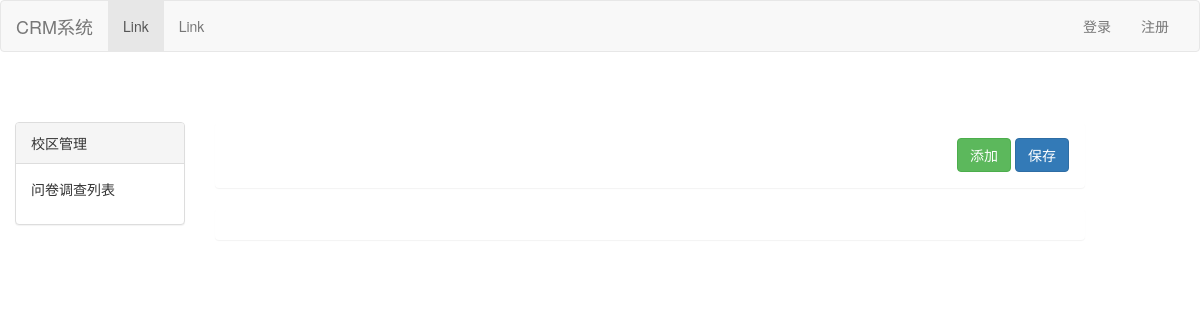
Before: /question/2/ with the older database file.
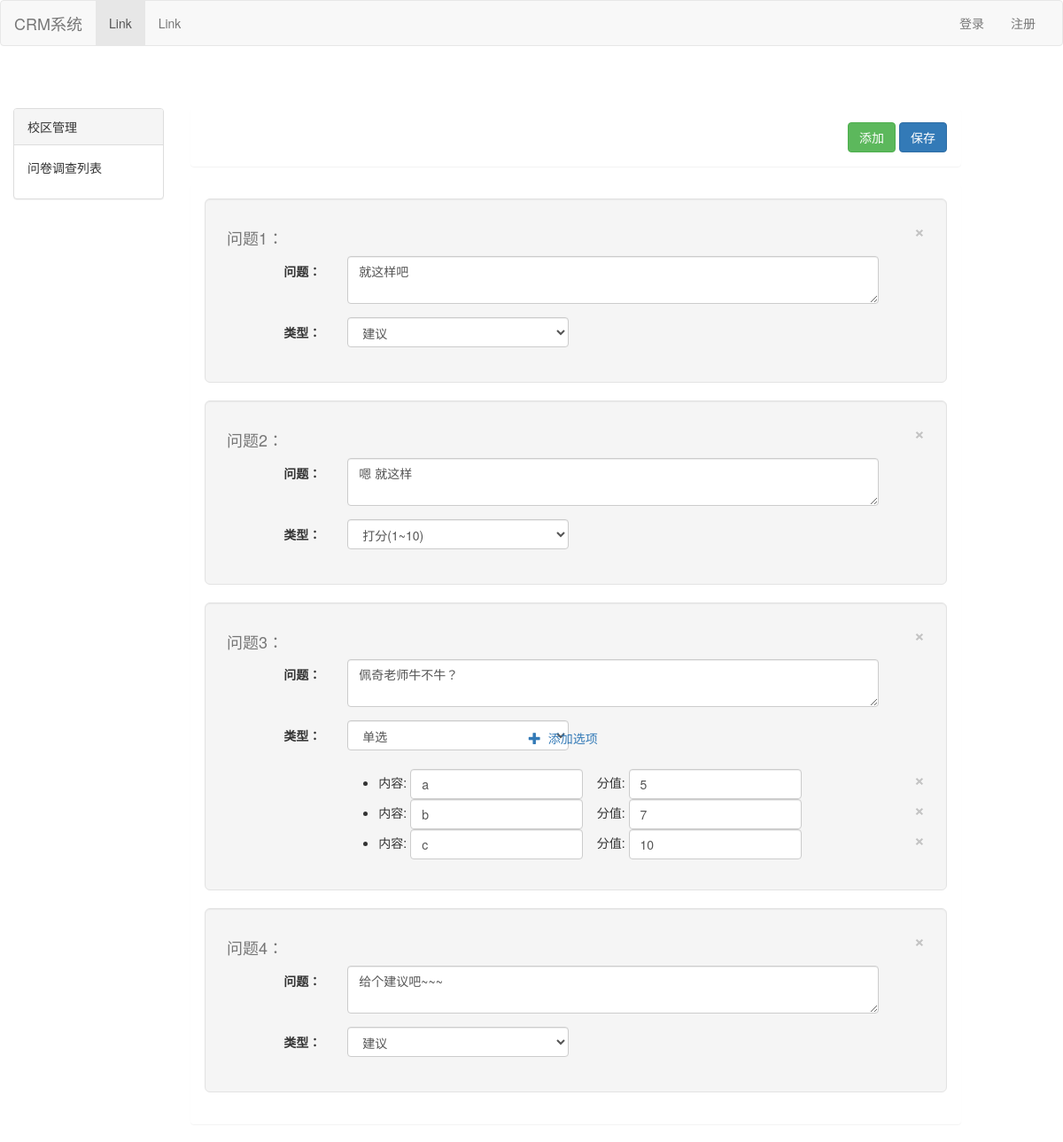
After: the same page with the newer database file.
### app01/models.py (models this page shows, shortened)
class Question(models.Model):
    caption = models.CharField(max_length=64, verbose_name='问题内容')
    question_types = (
        (1, '打分'),
        (2, '单选'),
        (3, 'c'),
    )
    tp = models.IntegerField(choices=question_types)
    naire = models.ForeignKey(to=Questionnaire, default=1)
    class Meta:
        verbose_name_plural = '问题表'

class Option(models.Model):
    name = models.CharField(verbose_name='选项名称', max_length=32)
    score = models.IntegerField(verbose_name='选项对应的分值')
    qs = models.ForeignKey(to='Question', verbose_name='管理问题')
    class Meta:
        verbose_name_plural = '单选题选项'

### app01/views.py (the view)
# urls.py: url(r'^question/(\d+)/$', views.question),
def question(request, nid):
    que_list = models.Question.objects.filter(naire_id=nid)
    types = {1: '打分(1~10)', 2: '单选', 3: '建议'}
    return render(request, 'que_list.html', {'que_list': que_list, 'types': types, 'naire_id': nid})

### templates/que_list.html (shortened to what this page needs)
{% extends 'index.html' %}
{% block link %}
    <link rel="stylesheet" href="/static/css/addQuestion.css">
{% endblock %}
{% block Content %}
    <div class="panel ">
        <div class="panel-body">
            <div class="pull-right">
                <button type="button" class="btn btn-success" id="addQuestion">添加</button>
                <button type="button" class="btn btn-primary">保存</button>
            </div>
        </div>
    </div>
    <div class="panel">
        <div class="panel-body" id="Questions">
            <form class="form-horizontal">
                {% for que in que_list %}
                    <div class="well well-lg">
                        <button type="button" class="close" data-dismiss="modal" aria-label="Close"
                                onclick="functiondel(this)">
                            <span aria-hidden="true">&times;</span>
                        </button>
                        <h4 style="color:#777">问题{{ forloop.counter }}：</h4>
                        <div class="form-group">
                            <label for="inputPassword" class="col-sm-2 col-md-2 control-label">问题：</label>
                            <div class="col-md-3">
                                <textarea name="" id="" cols="5" rows="2" class="form-control"
                                          style="width: 600px">{{ que.caption }}</textarea>
                            </div>
                        </div>
                        <div class="form-group">
                            <label for="inputPassword" class="col-sm-2 col-md-2 control-label">类型：</label>
                            <div class="col-md-3">
                                <select name="type_id" class="form-control types" style="width: 250px"
                                        onchange="selectchange(this)">
                                    {% for type,value in types.items %}
                                        {% if type == que.tp %}
                                            <option value="{{ type }}" selected>{{ value }}</option>
                                        {% else %}
                                            <option value="{{ type }}">{{ value }}</option>
                                        {% endif %}
                                    {% endfor %}
                                </select>
                            </div>
                            {% if que.tp == 2 %}
                                <ul class="nav col-md-2 col-sm-2 addoption" >
                                    <li role="presentation" class="active addSelect"  onclick="addSelectfunc(this)">
                                        <a><span class="glyphicon glyphicon-plus "
                                                 aria-hidden="true"></span>&nbsp;&nbsp;添加选项</a>
                                    </li>
                                </ul>
                            {% endif %}
                        </div>
                        {% if que.tp == 2 %}
                            <div class="col-md-offset-2 col-sm-offset-2">
                                <ul class="form-inline ">
                                    {% for option in que.option_set.all %}
                                        <li>
                                            内容:
                                            <input type="text" class="form-control" value="{{ option.name }}">
                                            &nbsp; &nbsp;分值:
                                            <input type="text" class="form-control" value="{{ option.score }}">
                                            <button type="button" class="close" data-dismiss="modal" aria-label="Close"
                                                    onclick="functiondel(this)">
                                                <span aria-hidden="true">&times;</span>
                                            </button>
                                        </li>
                                    {% endfor %}
                                </ul>
                            </div>
                        {% else %}
                            <div class="col-md-offset-2 col-sm-offset-2">
                                <ul class="form-inline " id="addop">
                                </ul>
                            </div>
                        {% endif %}
                    </div>
                {% endfor %}
            </form>
        </div>
    </div>
{% endblock %}

### templates/index.html (shortened to what this page needs)
<!DOCTYPE html>
<html lang="en">
<head>
    <link rel="stylesheet" href="/static/bootstrap-3.3.7/css/bootstrap.min.css">
    {% block link %}
    {% endblock %}
</head>
<body>
<nav class="navbar navbar-default">
    <div class="container-fluid">
        <div class="navbar-header">
            <a class="navbar-brand" href="/">CRM系统</a>
        </div>
        <div class="collapse navbar-collapse" id="bs-example-navbar-collapse-1">
            <ul class="nav navbar-nav">
                <li class="active"><a href="#">Link <span class="sr-only">(current)</span></a></li>
                <li><a href="#">Link</a></li>
            </ul>
            <ul class="nav navbar-nav navbar-right">
                {% if request.user.username %}
                    <li><a href=""><span class="glyphicon glyphicon-user" aria-hidden="true"></span>&nbsp;&nbsp;{{ request.session.userName }}</a></li>
                    <li><a href="/logoff/">注销</a></li>
                {% else %}
                    <li><a href="/login/">登录</a></li>
                    <li><a href="">注册</a></li>
                {% endif %}
            </ul>
        </div>
    </div>
</nav>
<div class="container-fluid" style="margin-top: 70px">
    <div class="row">
        <div class="col-md-2 sidebar">
            <div id="user_stats">
                <div class="panel panel-default ">
                    <div class="panel-heading">校区管理</div>
                    <div class="panel-body">
                        <p>问卷调查列表</p>
                    </div>
                </div>
            </div>
        </div>
            <div class="col-md-9 main">
            {% block Content %}{% endblock %}
            </div>
    </div>
</div>
</body>
</html>

Changed rows visible on the page:
added Question: caption "就这样吧", type_id "建议"
added Question: caption "嗯 就这样", type_id "打分(1~10)"
added Question: caption "佩奇老师牛不牛？", type_id "单选", shows "添加选项"
added Option: name "a", score "5"
added Option: name "b", score "7"
added Option: name "c", score "10"
added Question: caption "给个建议吧~~~", type_id "建议"
